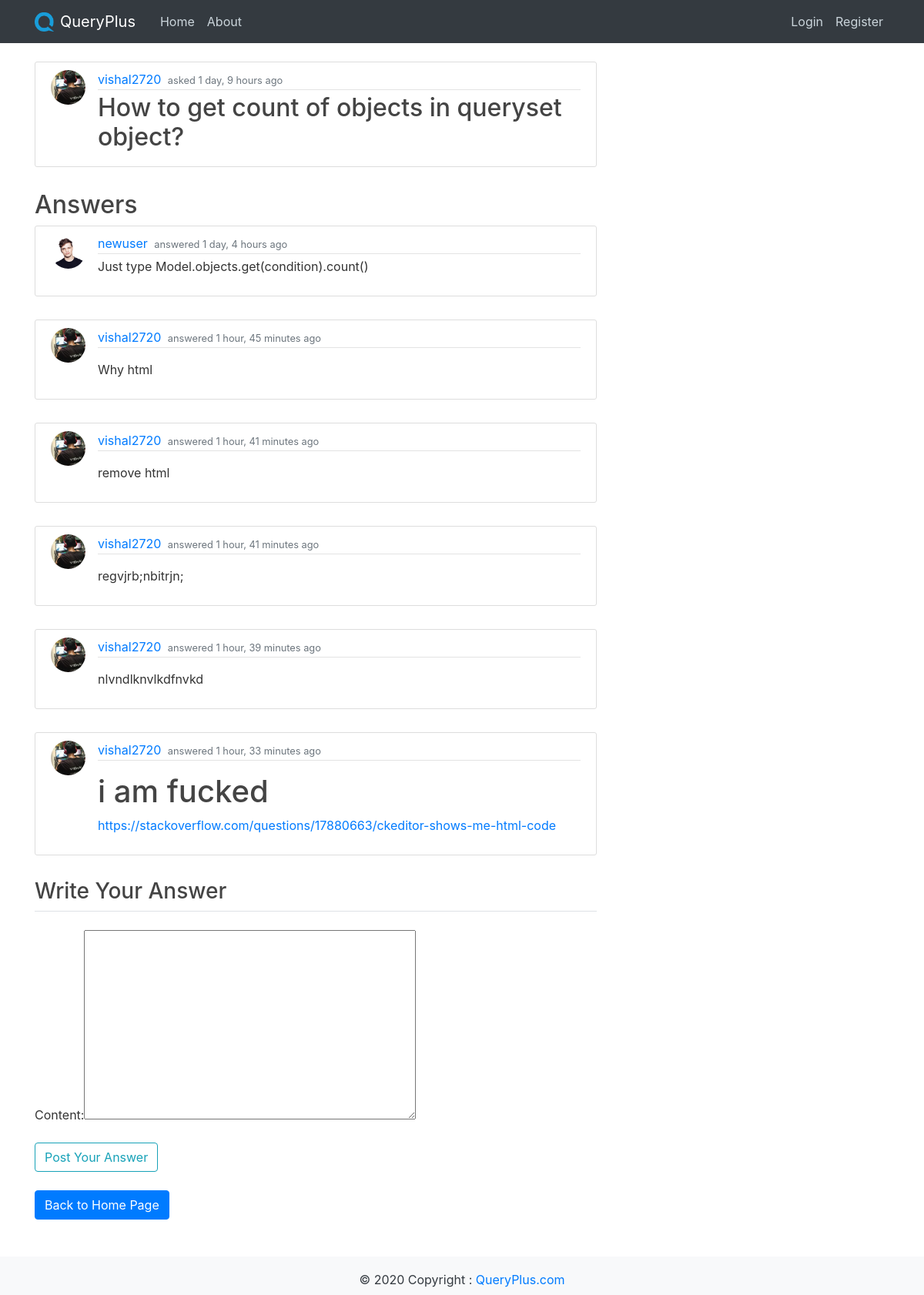
Before: /question/14/ with the older database file.
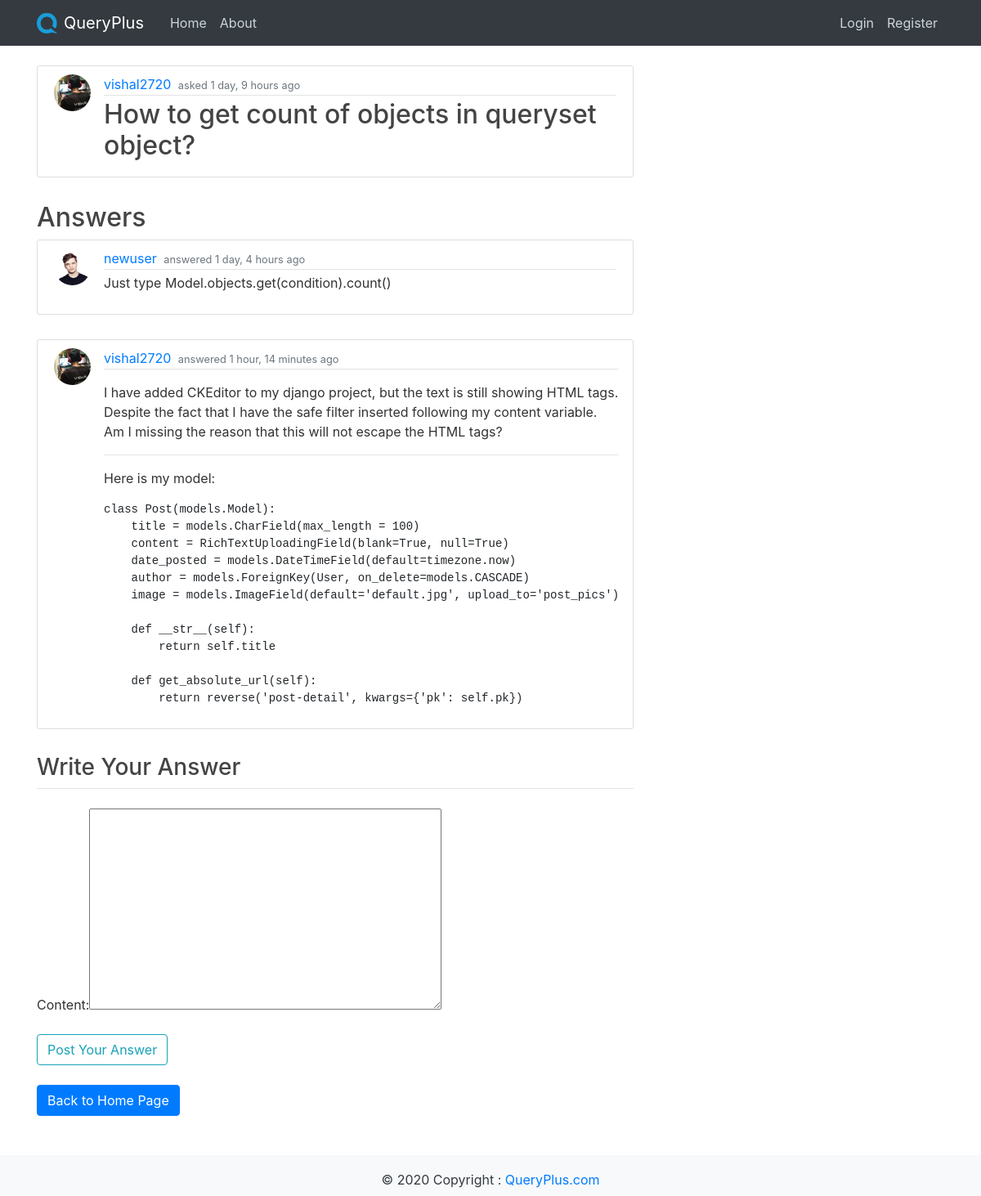
After: the same page with the newer database file.
### main_app/models.py (models this page shows, shortened)
class Answer(models.Model):
    content = RichTextField(blank=True, null=True)
    date_posted = models.DateTimeField(default=timezone.now)
    author = models.ForeignKey(User, on_delete=models.CASCADE)
    answered_to = models.ForeignKey(Question, on_delete=models.CASCADE)

class Profile(models.Model):
    user = models.OneToOneField(User, on_delete=models.CASCADE)
    image = models.ImageField(default='default.jpg',upload_to='profile_pics')

### main_app/views.py (the view, shortened to what this page needs)
# urls.py: path('question/<int:pk>/', QuestionDetailView.as_view(), name='question-detail'),
class QuestionDetailView(DetailView):
    model = Question
    def get_context_data(self, *args, **kwargs):
        context = super(QuestionDetailView,
             self).get_context_data(*args, **kwargs)
        context["form"] = AnswerForm()
        context["answers"] = Answer.objects.filter(answered_to=context["question"])
        context["count"] =  Answer.objects.filter(answered_to=context["question"]).count()
        return context

### main_app/forms.py
class AnswerForm(forms.ModelForm):
    class Meta:
        model = Answer
        fields = ["content"]

### main_app/templates/main_app/question_detail.html (shortened to what this page needs)
{% extends "main_app/base.html" %}
{% load crispy_forms_tags %}
{% block content %}
    <article class="media content-section">
        <img class="rounded-circle article-img" src="{{ object.author.profile.image.url }}" alt="">
        <div class="media-body">
        <div class="article-metadata">
            <a class="mr-1" href="">{{ question.author }}</a>
            <small class="text-muted">asked {{ question.date_posted|timesince }} ago</small>
        </div>
            <h2 class="article-title">{{ question.question|safe }}</h2>
        </div>
    </article>
    <h2>Answers</h2>
    {% if count  %}
        {% for ans in answers %}
            <article class="media content-section">
                <img class="rounded-circle article-img" src="{{ ans.author.profile.image.url }}" alt="">
                <div class="media-body">
                <div class="article-metadata">
                    <a class="mr-1" href="">{{ ans.author }}</a>
                    <small class="text-muted">answered {{ ans.date_posted|timesince }} ago</small>
                </div>
                <p>{{ ans.content|safe }}</p>
                </div>
            </article>
        {% endfor %}
    {% endif %}
    <form method="POST">
        <fieldset class="form-group">
            {% if count  %}
                <legend class="border-bottom mb-4"><h3>Write Your Answer</h3></legend>
            {% else %}
                <legend class="border-bottom mb-4"><h4>Be the first one to Answer</h4></legend>
            {% endif %}
            <div>
                {{ form|safe }} {{ form.media }}
            </div>
        </fieldset>
        <div class="form-group">
            <button class="btn btn-outline-info" type="submit">Post Your Answer</button>
        </div>
    </form>
    <a class="btn btn-primary mt-2 mb-2" href="{% url 'home' %}">Back to Home Page</a>
{% endblock content %}

Changed rows visible on the page:
removed Answer: author.profile.image (picture), author "vishal2720", date_posted "1 hour, 45 minutes", content "Why html"
removed Answer: author.profile.image (picture), author "vishal2720", date_posted "1 hour, 41 minutes", content "remove html"
removed Answer: author.profile.image (picture), author "vishal2720", date_posted "1 hour, 41 minutes", content "regvjrb;nbitrjn;"
removed Answer: author.profile.image (picture), author "vishal2720", date_posted "1 hour, 39 minutes", content "nlvndlknvlkdfnvkd"
removed Answer: author.profile.image (picture), author "vishal2720", date_posted "1 hour, 33 minutes", content "i am fucked https://stackoverflow.com/questions/17880663/ckeditor-shows-me-html-code"
added Answer: author.profile.image (picture), author "vishal2720", date_posted "1 hour, 14 minutes", content "I have added CKEditor to my django project, but the text is still showing HTML tags. Despite the fact that I have the safe filter inserted following my content variable. Am I missing the reason that this will not escape the HTML tags? Here is my model: class Post(models.Model): title = models.CharField(max_length = 100) content = RichTextUploadingField(blank=True, null=True) date_posted = models.DateTimeField(default=timezone.now) author = models.ForeignKey(User, on_delete=models.CASCADE) image = models.ImageField(default='default.jpg', upload_to='post_pics') def __str__(self): return self.title def get_absolute_url(self): return reverse('post-detail', kwargs={'pk': self.pk})"
